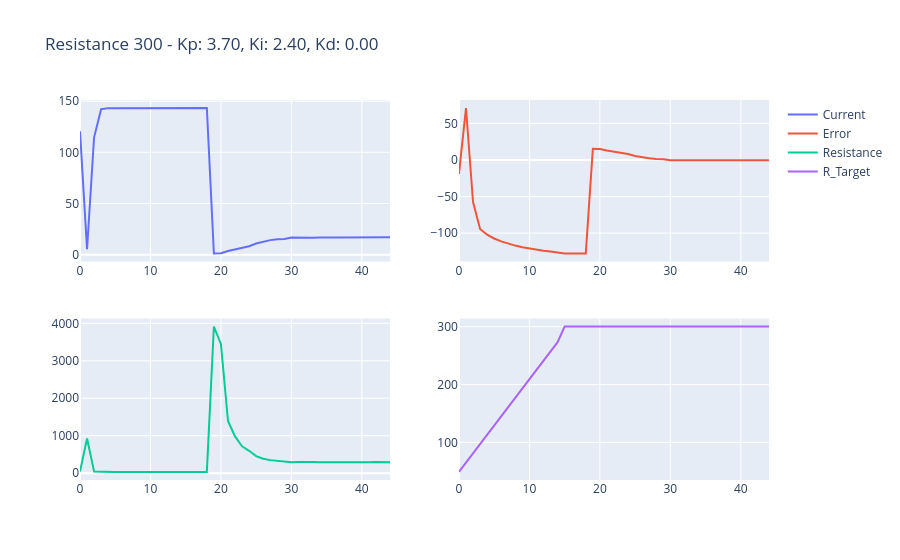

The cell this chart's notebook holds for it:
### Code cell
import re
default = "Seleccionar una opcion"
path = "D:/"
files = [f for f in os.listdir(path) if f.endswith('.csv')]
files.insert(0, default)
file_selector = widgets.Dropdown(options=files, description='CSV File:', default=default)
x_min_input = widgets.IntText(value=0, description='X min')
x_max_input = widgets.IntText(value=100, description='X max')
apply_button = widgets.Button(description='Apply X Range')
display(file_selector, x_min_input, x_max_input, apply_button)

def plot_csv(change):
    from IPython.display import clear_output
    if change['type'] == 'change' and change['name'] == 'value' and change['new'] != default:
        clear_output(wait=True)
        display(file_selector, x_min_input, x_max_input, apply_button)
        df = pd.read_csv(path + change['new'], sep=";")
        df["Resistance"] = df["Voltage"] / df["Current"] * 1000
        display(df.head())
        x_min_input.value = 0
        x_max_input.value = len(df)-1
        x_max_input.max = len(df)-1
        # Extract title from filename using regex
        def update_plot(b):
            clear_output(wait=True)
            display(file_selector, x_min_input, x_max_input, apply_button)
            display(df.head())
            x_min = max(0, min(x_min_input.value, len(df)-1))
            x_max = max(x_min, min(x_max_input.value, len(df)-1))
            fig = make_subplots(rows=2, cols=2)
            fig.add_trace(go.Scatter(x=df.index[x_min:x_max+1], y=df["Current"][x_min:x_max+1], name="Current"), row=1, col=1)
            # fig.add_trace(go.Scatter(x=df.index[x_min:x_max+1], y=df["Resistance"][x_min:x_max+1], name="Resistance"), row=1, col=2)
            fig.add_trace(go.Scatter(x=df.index[x_min:x_max+1], y=df["Error"][x_min:x_max+1], name="Error"), row=1, col=2)
            fig.add_trace(go.Scatter(x=df.index[x_min:x_max+1], y=df["Resistance"][x_min:x_max+1], name="Resistance"), row=2, col=1)
            fig.add_trace(go.Scatter(x=df.index[x_min:x_max+1], y=df["R_Target"][x_min:x_max+1], name="R_Target"), row=2, col=2)
            fig_title = change["new"][:-4].split("-")[2].split("__")
            target = fig_title[0][:3]
            Kp, Ki, Kd= fig_title[1].split("_")
            fig.update_layout(title=f"Resistance {target} - Kp: {Kp}, Ki: {Ki}, Kd: {Kd}")
            fig.show()
        apply_button.on_click(update_plot)

file_selector.observe(plot_csv)

### Figure 1 — Plotly figure (JSON) as saved in the notebook; plotly's stock layout.template omitted (floating-point values rounded to 4 significant figures)
{"data": [{"name": "Current", "type": "scatter", "x": [0, 1, 2, 3, 4, 5, 6, 7, 8, 9, 10, 11, 12, 13, 14, 15, 16, 17, 18, 19, 20, 21, 22, 23, 24, 25, 26, 27, 28, 29, 30, 31, 32, 33, 34, 35, 36, 37, 38, 39, 40, 41, 42, 43, 44], "xaxis": "x", "y": [120.5, 5.36, 114.7, 142.1, 143.2, 143.2, 143.2, 143.2, 143.2, 143.2, 143.2, 143.2, 143.2, 143.2, 143.2, 143.2, 143.2, 143.2, 143.2, 1.27, 1.44, 3.58, 5.08, 6.95, 8.32, 10.95, 12.85, 14.25, 15.21, 15.43, 16.83, 16.61, 17.1, 16.66, 16.94, 16.54, 16.85, 16.9, 16.82, 17.2, 17.03, 16.9, 16.73, 16.65, 16.95], "yaxis": "y"}, {"name": "Error", "type": "scatter", "x": [0, 1, 2, 3, 4, 5, 6, 7, 8, 9, 10, 11, 12, 13, 14, 15, 16, 17, 18, 19, 20, 21, 22, 23, 24, 25, 26, 27, 28, 29, 30, 31, 32, 33, 34, 35, 36, 37, 38, 39, 40, 41, 42, 43, 44], "xaxis": "x2", "y": [-19.15, 71.01, -57.53, -94.34, -102.2, -107.3, -111.3, -114.5, -117.0, -119.2, -121.0, -122.6, -124.0, -125.2, -126.2, -127.8, -127.8, -127.8, -127.8, 15.3, 15.14, 13.01, 11.5, 9.61, 8.23, 5.57, 3.66, 2.26, 1.26, 1.08, -0.35, -0.06, -0.63, -0.2, -0.39, -0.05, -0.34, -0.41, -0.34, -0.65, -0.52, -0.39, -0.24, -0.13, -0.41], "yaxis": "y2"}, {"name": "Resistance", "type": "scatter", "x": [0, 1, 2, 3, 4, 5, 6, 7, 8, 9, 10, 11, 12, 13, 14, 15, 16, 17, 18, 19, 20, 21, 22, 23, 24, 25, 26, 27, 28, 29, 30, 31, 32, 33, 34, 35, 36, 37, 38, 39, 40, 41, 42, 43, 44], "xaxis": "x3", "y": [41.18, 925.4, 40.38, 32.59, 32.34, 32.33, 32.33, 32.33, 32.33, 32.33, 32.33, 32.33, 32.33, 32.33, 32.33, 32.33, 32.33, 32.33, 32.33, 3913.0, 3451.0, 1391.0, 980.3, 715.1, 596.2, 453.0, 385.2, 347.4, 324.8, 320.8, 293.5, 298.6, 288.9, 296.5, 292.8, 299.3, 293.8, 292.9, 293.7, 288.4, 290.7, 292.9, 295.9, 297.9, 292.6], "yaxis": "y3"}, {"name": "R_Target", "type": "scatter", "x": [0, 1, 2, 3, 4, 5, 6, 7, 8, 9, 10, 11, 12, 13, 14, 15, 16, 17, 18, 19, 20, 21, 22, 23, 24, 25, 26, 27, 28, 29, 30, 31, 32, 33, 34, 35, 36, 37, 38, 39, 40, 41, 42, 43, 44], "xaxis": "x4", "y": [49, 65, 81, 97, 113, 129, 145, 161, 177, 193, 209, 225, 241, 257, 273, 300, 300, 300, 300, 300, 300, 300, 300, 300, 300, 300, 300, 300, 300, 300, 300, 300, 300, 300, 300, 300, 300, 300, 300, 300, 300, 300, 300, 300, 300], "yaxis": "y4"}], "layout": {"title": {"text": "Resistance 300 - Kp: 3.70, Ki: 2.40, Kd: 0.00"}, "xaxis": {"anchor": "y", "domain": [0, 0.45]}, "xaxis2": {"anchor": "y2", "domain": [0.55, 1]}, "xaxis3": {"anchor": "y3", "domain": [0, 0.45]}, "xaxis4": {"anchor": "y4", "domain": [0.55, 1]}, "yaxis": {"anchor": "x", "domain": [0.575, 1]}, "yaxis2": {"anchor": "x2", "domain": [0.575, 1]}, "yaxis3": {"anchor": "x3", "domain": [0, 0.425]}, "yaxis4": {"anchor": "x4", "domain": [0, 0.425]}}}
